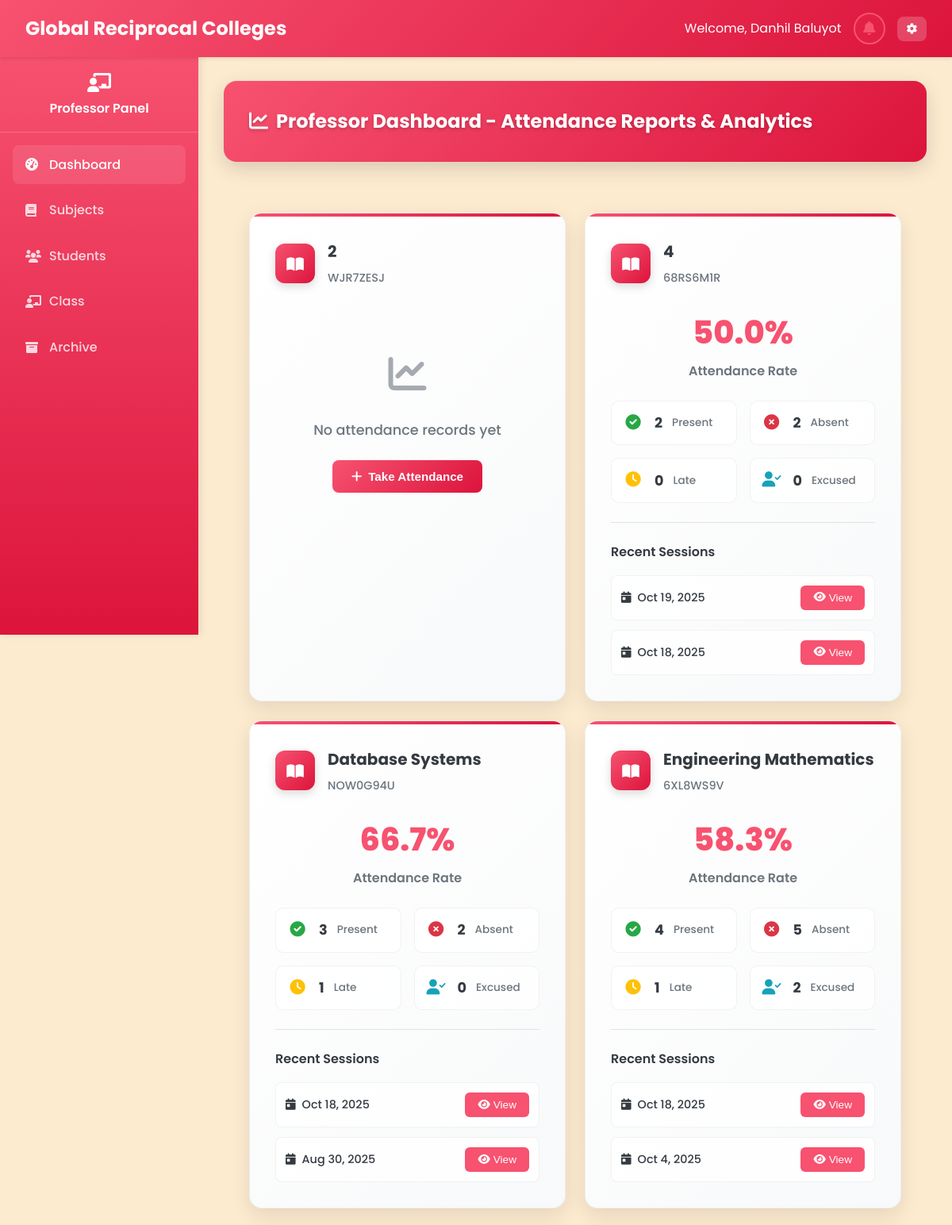
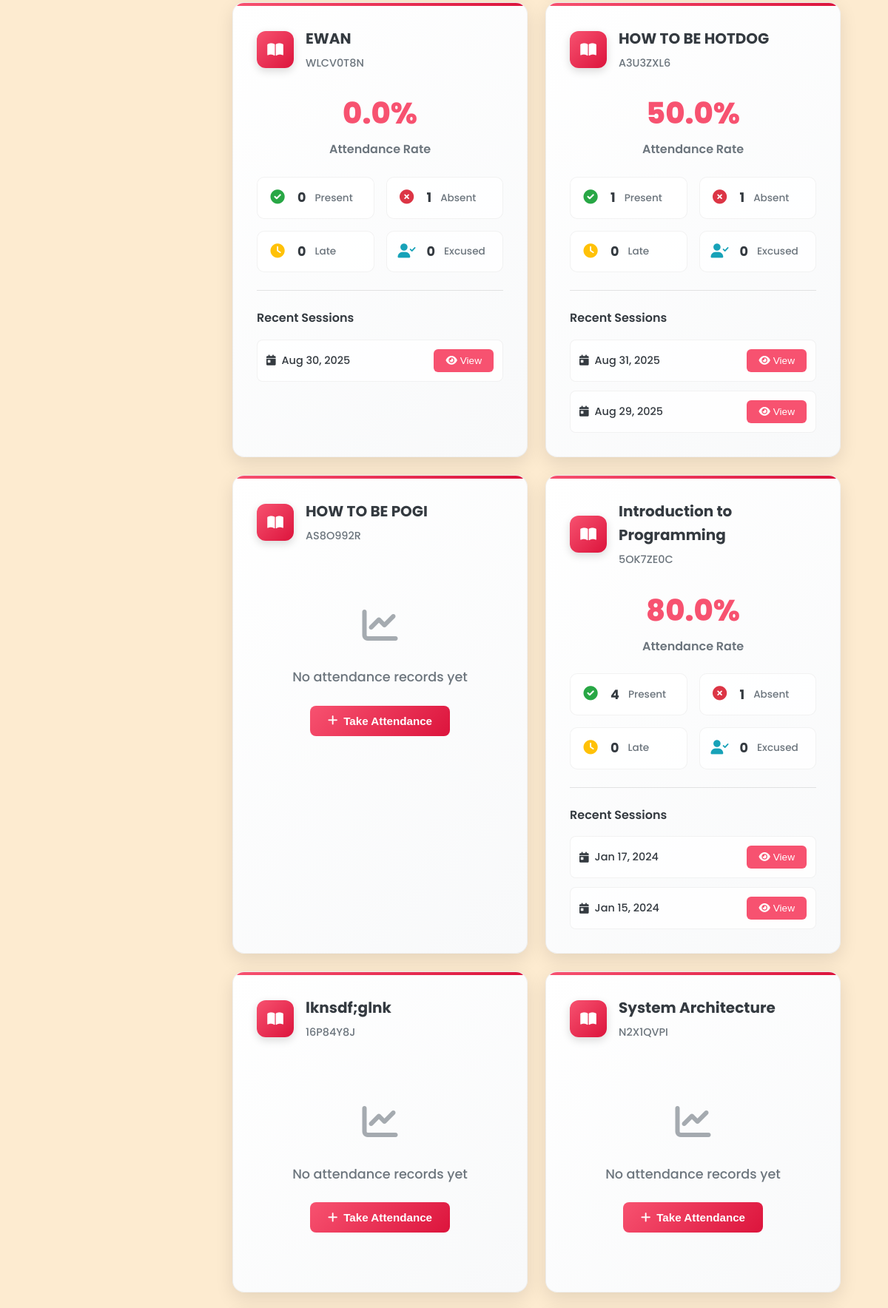
Screenshot of /Professor/professor_dashboard.php (signed in, upper part) with the database file from the repository (2 pictures, top to bottom).
### tables this page shows
CREATE TABLE `professors` (
  `professor_id` varchar(20) NOT NULL,
  `employee_id` varchar(20) NOT NULL,
  `first_name` varchar(50) NOT NULL,
  `last_name` varchar(50) NOT NULL,
  `email` varchar(100) NOT NULL,
  `password` varchar(255) NOT NULL,
  `department` varchar(100) NOT NULL,
  `mobile` varchar(15) NOT NULL,
  `created_at` datetime NOT NULL,
  `updated_at` datetime NOT NULL
);

CREATE TABLE `classes` (
  `class_id` varchar(20) NOT NULL,
  `class_name` varchar(100) NOT NULL,
  `class_code` varchar(20) NOT NULL,
  `subject_id` varchar(20) DEFAULT NULL,
  `professor_id` varchar(20) DEFAULT NULL,
  `schedule` varchar(100) DEFAULT NULL,
  `room` varchar(50) DEFAULT NULL,
  `created_at` datetime NOT NULL,
  `updated_at` datetime NOT NULL,
  `section` varchar(10) DEFAULT NULL,
  `semester_id` int(11) DEFAULT NULL,
  `status` enum('active','archived') DEFAULT 'active',
  `school_year_semester_id` int(11) DEFAULT NULL
);

CREATE TABLE `subjects` (
  `subject_id` varchar(20) NOT NULL,
  `subject_name` varchar(100) NOT NULL,
  `subject_code` varchar(20) NOT NULL,
  `description` text DEFAULT NULL,
  `credits` int(11) NOT NULL,
  `duration_id` int(11) DEFAULT NULL,
  `created_at` datetime NOT NULL,
  `updated_at` datetime NOT NULL,
  `semester_id` int(11) DEFAULT NULL
);

### Professor/professor_dashboard.php (the view, shortened to what this page needs)
<?php
require_once '../php/db.php';
$professor_id = $_SESSION['user_id'];
$stmt = $pdo->prepare("SELECT first_name, last_name, email, mobile
FROM professors
WHERE professor_id = ?");
$stmt->execute([$professor_id]);
$professor = $stmt->fetch(PDO::FETCH_ASSOC);
$query = "SELECT s.*, c.class_id, c.class_code, c.schedule, c.room, c.section
          FROM subjects s
          JOIN classes c ON s.subject_id = c.subject_id
          WHERE c.professor_id = ? AND c.status = 'active'
          ORDER BY s.subject_name";
$stmt = $pdo->prepare($query);
$stmt->execute([$professor_id]);
$subjects = $stmt->fetchAll();
$attendance_stats = [];
foreach ($subjects as $subject) {
    $query = "SELECT
                COUNT(*) as total_records,
                SUM(CASE WHEN status = 'Present' THEN 1 ELSE 0 END) as present,
                SUM(CASE WHEN status = 'Absent' THEN 1 ELSE 0 END) as absent,
                SUM(CASE WHEN status = 'Late' THEN 1 ELSE 0 END) as late,
                SUM(CASE WHEN status = 'Excused' THEN 1 ELSE 0 END) as excused
              FROM attendance
              WHERE class_id = ?";
    $stmt = $pdo->prepare($query);
    $stmt->execute([$subject['class_id']]);
    $stats = $stmt->fetch();
    $attendance_stats[$subject['class_id']] = $stats;
}
$recent_dates = [];
foreach ($subjects as $subject) {
    $query = "SELECT DISTINCT date
              FROM attendance
              WHERE class_id = ?
              ORDER BY date DESC
              LIMIT 2";
    $stmt = $pdo->prepare($query);
    $stmt->execute([$subject['class_id']]);
    $dates = $stmt->fetchAll(PDO::FETCH_COLUMN);
    $recent_dates[$subject['class_id']] = $dates;
}
?>
<!DOCTYPE html>
<html lang="en">
<head>
    <link rel="stylesheet" href="../css/styles_fixed.css">
    <link rel="stylesheet" href="https://cdnjs.cloudflare.com/ajax/libs/font-awesome/6.0.0/css/all.min.css">
    <link rel="stylesheet" href="../css/mobile-responsive.css">
</head>
<body class="professor">
    <?php include '../includes/navbar_professor.php'; ?>
    <?php include '../includes/sidebar_professor.php'; ?>
    <main class="main-content">
        <div class="table-header-enhanced">
            <h2 class="table-title-enhanced"><i class="fas fa-chart-line" style="margin-right: 10px;"></i>Professor Dashboard - Attendance Reports & Analytics</h2>
        </div>
        <div class="dashboard-container">
            <?php if (empty($subjects)): ?>
                <div class="no-data">
                    <p>No classes found. Please create a class first.</p>
                </div>
            <?php else: ?>
                <div class="reports-container">
                        <div class="stats-grid">
                            <?php foreach ($subjects as $subject):
                                $stats = $attendance_stats[$subject['class_id']] ?? null;
                                $recent = $recent_dates[$subject['class_id']] ?? [];
                            ?>
                            <div class="stat-card-enhanced">
                                <div class="stat-header-enhanced">
                                    <div class="stat-icon-enhanced">
                                        <i class="fas fa-book-open"></i>
                                    </div>
                                    <div class="stat-info-enhanced">
                                        <h3 class="stat-title-enhanced"><?php echo $subject['subject_name']; ?></h3>
                                        <span class="stat-subtitle-enhanced"><?php echo $subject['class_code']; ?></span>
                                    </div>
                                </div>
                                <?php if ($stats && $stats['total_records'] > 0): ?>
                                    <div class="stat-metrics-enhanced">
                                        <div class="stat-main-metric">
                                            <div class="stat-value-enhanced">
                                                <?php
                                                $attendance_rate = $stats['total_records'] > 0 ?
                                                    (($stats['present'] + $stats['late'] + $stats['excused']) / $stats['total_records']) * 100 : 0;
                                                echo number_format($attendance_rate, 1) . '%';
                                                ?>
                                            </div>
                                            <div class="stat-label-enhanced">Attendance Rate</div>
                                        </div>
                                        <div class="stat-breakdown-enhanced">
                                            <div class="stat-breakdown-item">
                                                <div class="stat-breakdown-icon" style="color: #28a745;">
                                                    <i class="fas fa-check-circle"></i>
                                                </div>
                                                <div class="stat-breakdown-value"><?php echo $stats['present']; ?></div>
                                                <div class="stat-breakdown-label">Present</div>
                                            </div>
                                            <div class="stat-breakdown-item">
                                                <div class="stat-breakdown-icon" style="color: #dc3545;">
                                                    <i class="fas fa-times-circle"></i>
                                                </div>
                                                <div class="stat-breakdown-value"><?php echo $stats['absent']; ?></div>
                                                <div class="stat-breakdown-label">Absent</div>
                                            </div>
                                            <div class="stat-breakdown-item">
                                                <div class="stat-breakdown-icon" style="color: #ffc107;">
                                                    <i class="fas fa-clock"></i>
                                                </div>
                                                <div class="stat-breakdown-value"><?php echo $stats['late']; ?></div>
                                                <div class="stat-breakdown-label">Late</div>
                                            </div>
                                            <div class="stat-breakdown-item">
                                                <div class="stat-breakdown-icon" style="color: #17a2b8;">
                                                    <i class="fas fa-user-check"></i>
                                                </div>
                                                <div class="stat-breakdown-value"><?php echo $stats['excused']; ?></div>
                                                <div class="stat-breakdown-label">Excused</div>
                                            </div>
                                        </div>
                                    </div>
                                    <?php if (!empty($recent)): ?>
                                    <div class="stat-actions-enhanced">
                                        <h4 class="stat-section-title">Recent Sessions</h4>
                                        <div class="stat-recent-list">
                                            <?php foreach ($recent as $date): ?>
                                                <div class="stat-recent-item">
                                                    <div class="stat-recent-date">
                                                        <i class="fas fa-calendar-day"></i>
                                                        <?php echo date('M j, Y', strtotime($date)); ?>
                                                    </div>
                                                    <button class="stat-action-btn" data-class-id="<?php echo $subject['class_id']; ?>" data-date="<?php echo $date; ?>">
                                                        <i class="fas fa-eye"></i> View
                                                    </button>
                                                </div>
                                            <?php endforeach; ?>
                                        </div>
                                    </div>
                                    <?php endif; ?>
                                <?php else: ?>
                                    <div class="stat-empty-enhanced">
                                        <div class="stat-empty-icon">
                                            <i class="fas fa-chart-line"></i>
                                        </div>
                                        <div class="stat-empty-text">No attendance records yet</div>
                                        <button class="stat-primary-btn" onclick="location.href='professor_manage_schedule.php'">
                                            <i class="fas fa-plus"></i> Take Attendance
                                        </button>
                                    </div>
                                <?php endif; ?>
                            </div>
                            <?php endforeach; ?>
                        </div>
                    </div>
                </div>
            <?php endif; ?>
    </main>
</body>
</html>

### includes/navbar_professor.php (shortened to what this page needs)
<nav class="navbar">
    <div class="navbar-brand">
        <span class="navbar-title">Global Reciprocal Colleges</span>
    </div>
    <div class="navbar-user">
    <?php
    $prof_name = '';
    if (isset($professor) && is_array($professor) && isset($professor['first_name'])) {
        $prof_name = $professor['first_name'] . ' ' . $professor['last_name'];
    } else {
        $prof_name = ($_SESSION['first_name'] ?? '') . ' ' . ($_SESSION['last_name'] ?? '');
    }
    ?>
    <span class="welcome-text">Welcome, <span class="full-name"><?php echo htmlspecialchars($prof_name); ?></span></span>
        <button type="button" class="notification-btn" onclick="openNotificationModal()" title="Notifications" style="position: relative;">
            <i class="fas fa-bell" aria-hidden="true"></i>
        </button>
        <div class="user-dropdown">
            <button type="button" class="dropdown-toggle" aria-haspopup="true" aria-expanded="false">
                <i class="fas fa-cog" aria-hidden="true"></i>
            </button>
        </div>
    </div>
</nav>

### css/mobile-responsive.css (style rules this page uses)
.stats-grid { scroll-behavior: smooth; -webkit-overflow-scrolling: touch; }
.stat-card-enhanced { transition: transform 0.2s ease, box-shadow 0.2s ease; }
.stat-action-btn { transition: background-color 0.2s ease, transform 0.2s ease; }

### Professor/professor_dashboard.php (style rules this page uses)
:root { --primary: #F75270; --primary-dark: #DC143C; --primary-light: #F7CAC9; --secondary: #F75270; --accent: #F7CAC9; --light: #FDEBD0; --dark: #343a40; --gray: #6c757d; --light-gray: #F7CAC9; --success: #28a745; --warning: #ffc107; --danger: #dc3545; --info: #17a2b8; }
.dashboard-container { max-width: 1200px; margin: 0 auto; padding: 2rem; }
.stats-grid { display: grid; grid-template-columns: repeat(auto-fit, minmax(300px, 1fr)); gap: 1.5rem; margin-bottom: 2rem; }
.user-dropdown { position: relative; }
.stat-card-enhanced { background: linear-gradient(135deg, #ffffff 0%, #f8f9fa 100%); border-radius: 16px; padding: 2rem; box-shadow: 0 8px 25px rgba(0, 0, 0, 0.1); border: 1px solid rgba(0, 0, 0, 0.05); transition: transform 0.2s ease, box-shadow 0.2s ease; }
.stat-header-enhanced { display: flex; align-items: center; gap: 1rem; margin-bottom: 1.5rem; }
.stat-icon-enhanced { width: 50px; height: 50px; background: linear-gradient(135deg, var(--primary) 0%, var(--primary-dark) 100%); border-radius: 12px; display: flex; align-items: center; justify-content: center; color: white; font-size: 1.2rem; box-shadow: 0 4px 12px rgba(0, 0, 0, 0.15); }
.stat-info-enhanced { flex: 1; }
.stat-title-enhanced { font-size: 1.25rem; font-weight: 700; color: var(--dark); margin: 0 0 0.25rem 0; }
.stat-subtitle-enhanced { font-size: 0.9rem; color: var(--gray); font-weight: 500; }
.stat-metrics-enhanced { margin-bottom: 1.5rem; }
.stat-main-metric { text-align: center; margin-bottom: 1.5rem; }
.stat-value-enhanced { font-size: 2.5rem; font-weight: 800; color: var(--primary); margin-bottom: 0.25rem; }
.stat-label-enhanced { font-size: 1rem; color: var(--gray); font-weight: 600; }
.stat-breakdown-enhanced { display: grid; grid-template-columns: repeat(2, 1fr); gap: 1rem; }
.stat-breakdown-item { display: flex; align-items: center; gap: 0.75rem; padding: 0.75rem; background: rgba(255, 255, 255, 0.8); border-radius: 10px; border: 1px solid rgba(0, 0, 0, 0.05); }
.stat-breakdown-icon { font-size: 1.2rem; width: 30px; text-align: center; }
.stat-breakdown-value { font-size: 1.1rem; font-weight: 700; color: var(--dark); }
.stat-breakdown-label { font-size: 0.85rem; color: var(--gray); font-weight: 500; }
.stat-actions-enhanced { border-top: 1px solid rgba(0, 0, 0, 0.1); padding-top: 1.5rem; }
.stat-section-title { font-size: 1rem; font-weight: 600; color: var(--dark); margin-bottom: 1rem; }
.stat-recent-list { display: flex; flex-direction: column; gap: 0.75rem; }
.stat-recent-item { display: flex; align-items: center; justify-content: space-between; padding: 0.75rem; background: rgba(255, 255, 255, 0.8); border-radius: 8px; border: 1px solid rgba(0, 0, 0, 0.05); }
.stat-recent-date { display: flex; align-items: center; gap: 0.5rem; font-size: 0.9rem; color: var(--dark); font-weight: 500; }
.stat-action-btn { background: var(--primary); color: white; border: none; padding: 0.5rem 1rem; border-radius: 6px; cursor: pointer; font-size: 0.85rem; font-weight: 500; display: flex; align-items: center; gap: 0.25rem; transition: background-color 0.2s; }
.stat-empty-enhanced { text-align: center; padding: 3rem 1rem; }
.stat-empty-icon { font-size: 3rem; color: var(--gray); margin-bottom: 1rem; opacity: 0.6; }
.stat-empty-text { font-size: 1.1rem; color: var(--gray); margin-bottom: 1.5rem; font-weight: 500; }
.stat-primary-btn { background: linear-gradient(135deg, var(--primary) 0%, var(--primary-dark) 100%); color: white; border: none; padding: 0.75rem 1.5rem; border-radius: 8px; cursor: pointer; font-size: 0.95rem; font-weight: 600; display: inline-flex; align-items: center; gap: 0.5rem; transition: transform 0.2s, box-shadow 0.2s; }
.table-header-enhanced { background: linear-gradient(135deg, var(--primary) 0%, var(--primary-dark) 100%); padding: 2rem; border-radius: 16px; margin-bottom: 2rem; box-shadow: 0 8px 25px rgba(0, 0, 0, 0.15); }
.table-title-enhanced { color: white; font-size: 1.5rem; font-weight: 700; margin: 0; text-shadow: 0 2px 4px rgba(0, 0, 0, 0.2); }

### includes/sidebar_professor.php (style rules this page uses)
.main-content { margin-left: 250px; padding: 2rem; width: calc(100% - 250px); box-sizing: border-box; }

### rows the page displays
professors: prof_name "Danhil Baluyot"
classes: subject.subject_name "2", class_code "WJR7ZESJ", shows "No attendance records yet"
classes: subject.subject_name "4", class_code "68RS6M1R", attendance_rate "50.0", present "2", absent "2", late "0", excused "0", class_id "Oct 19, 2025", class_id "Oct 18, 2025"
classes: subject.subject_name "Database Systems", class_code "NOW0G94U", attendance_rate "66.7", present "3", absent "2", late "1", excused "0", class_id "Oct 18, 2025", class_id "Aug 30, 2025"
classes: subject.subject_name "Engineering Mathematics", class_code "6XL8WS9V", attendance_rate "58.3", present "4", absent "5", late "1", excused "2", class_id "Oct 18, 2025", class_id "Oct 4, 2025"
classes: subject.subject_name "EWAN", class_code "WLCV0T8N", attendance_rate "0.0", present "0", absent "1", late "0", excused "0", class_id "Aug 30, 2025"
classes: subject.subject_name "HOW TO BE HOTDOG", class_code "A3U3ZXL6", attendance_rate "50.0", present "1", absent "1", late "0", excused "0", date "Aug 31, 2025", date "Aug 29, 2025"
classes: subject.subject_name "HOW TO BE POGI", class_code "AS8O992R", shows "No attendance records yet"
classes: subject.subject_name "Introduction to Programming", class_code "5OK7ZE0C", attendance_rate "80.0", present "4", absent "1", late "0", excused "0", class_id "Jan 17, 2024", class_id "Jan 15, 2024"
classes: subject.subject_name "lknsdf;glnk", class_code "16P84Y8J", shows "No attendance records yet"
classes: subject.subject_name "System Architecture", class_code "N2X1QVPI", shows "No attendance records yet"
